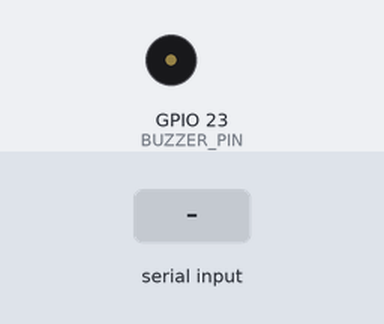
Simulated run of this sketch. Board: ESP32. Parts: buzzer (waves = sounding, pin HIGH). The inputs (shaded band) are chosen by the test bench. What the sketch prints to the serial monitor is not drawn.

Above: at 1.2 s.
1.3 s: "90 45\n" received over Serial
At 1.7 s:
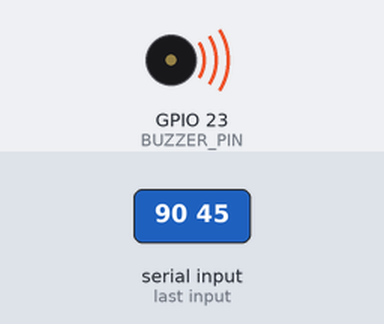
Timing chart, 0 to 10.3 s (numbered marks = the images above; inputs shaded):
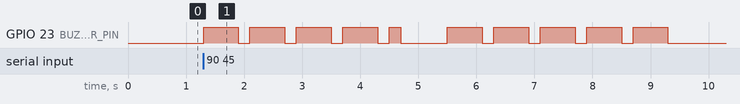

The sketch:

sketch.ino
```cpp
const int BUZZER_PIN = 23;
const int DOT_DURATION = 200;

// Morse code dictionary for A-Z and 0-9
const char* morseTable[] = {
  ".-", "-...", "-.-.", "-..", ".", "..-.", "--.", "....", "..",    // A-I
  ".---", "-.-", ".-..", "--", "-.", "---", ".--.", "--.-", ".-.",  // J-R
  "...", "-", "..-", "...-", ".--", "-..-", "-.--", "--.."         // S-Z
};

const char* morseNumbers[] = {
  "-----", ".----", "..---", "...--", "....-", // 0-4
  ".....", "-....", "--...", "---..", "----."  // 5-9
};

void setup() {
  pinMode(BUZZER_PIN, OUTPUT);
  Serial.begin(115200);
  Serial.println("Enter text to convert to Morse Code:");
}

void loop() {
  if (Serial.available() > 0) {
    String input = Serial.readStringUntil('\n');
    input.toUpperCase();

    for (int i = 0; i < input.length(); i++) {
      char c = input[i];

      if (c >= 'A' && c <= 'Z') {
        playMorse(morseTable[c - 'A']);
      } else if (c >= '0' && c <= '9') {
        playMorse(morseNumbers[c - '0']);
      } else if (c == ' ') {
        delay(DOT_DURATION * 7); // Space between words
      }

      delay(DOT_DURATION * 3); // Space between letters
    }
  }
}

void playMorse(const char* sequence) {
  for (int i = 0; sequence[i] != '\0'; i++) {
    digitalWrite(BUZZER_PIN, HIGH);

    if (sequence[i] == '.') {
      delay(DOT_DURATION);
    } else if (sequence[i] == '-') {
      delay(DOT_DURATION * 3);
    }

    digitalWrite(BUZZER_PIN, LOW);
    delay(DOT_DURATION); // Space between symbols in same letter
  }
}
```

Measured:
- after the input at 1.3 s, GPIO 23 (BUZZER_PIN): goes 4 × (HIGH 0.60 s, LOW 0.20 s), HIGH 0.20 s, LOW 0.80 s, 4 × (HIGH 0.60 s, LOW 0.20 s), HIGH 0.60 s, then LOW, starting at once
